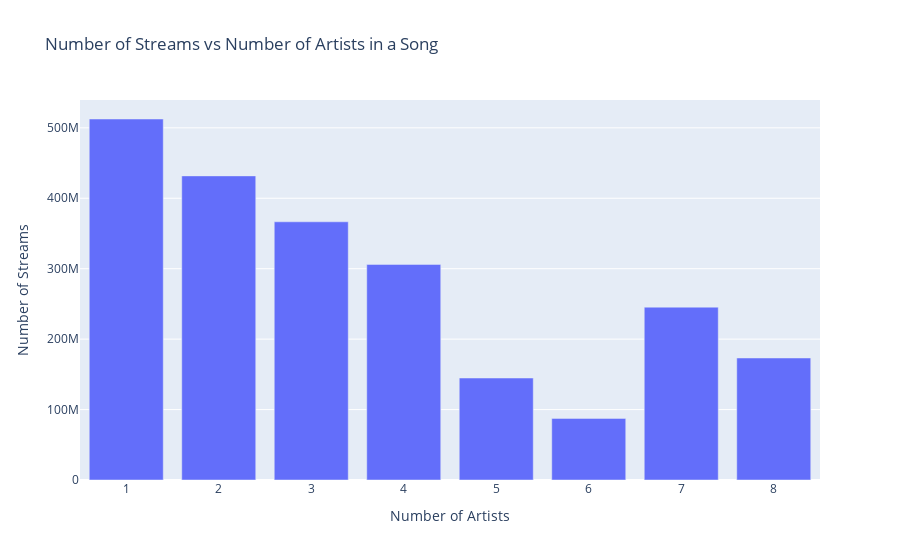

Source (notebook cell):
### Markdown cell above
###### Does the number of artists in a song correspond to the number of streams it may get?

### Code cell
# Calculating the average number of streams for each number of artists in a song
values_NoArtists = []
for i in unique_arr:
    values_NoArtists.append(df.loc[df["artist_count"]==i]["streams"].mean())

# Plotting the graph
fig = go.Figure(data=[go.Bar(x=unique_arr, y=values_NoArtists)])

fig.update_layout(title="Number of Streams vs Number of Artists in a Song",
                  xaxis_title="Number of Artists",
                  yaxis_title="Number of Streams")

### Figure 1 — Plotly figure (JSON) as saved in the notebook; plotly's stock layout.template omitted (floating-point values rounded to 4 significant figures)
{"data": [{"type": "bar", "x": [2, 1, 3, 8, 4, 5, 6, 7], "y": [431800000.0, 512500000.0, 366600000.0, 173200000.0, 306100000.0, 144800000.0, 87466453, 245400167]}], "layout": {"title": {"text": "Number of Streams vs Number of Artists in a Song"}, "xaxis": {"title": {"text": "Number of Artists"}}, "yaxis": {"title": {"text": "Number of Streams"}}}}
